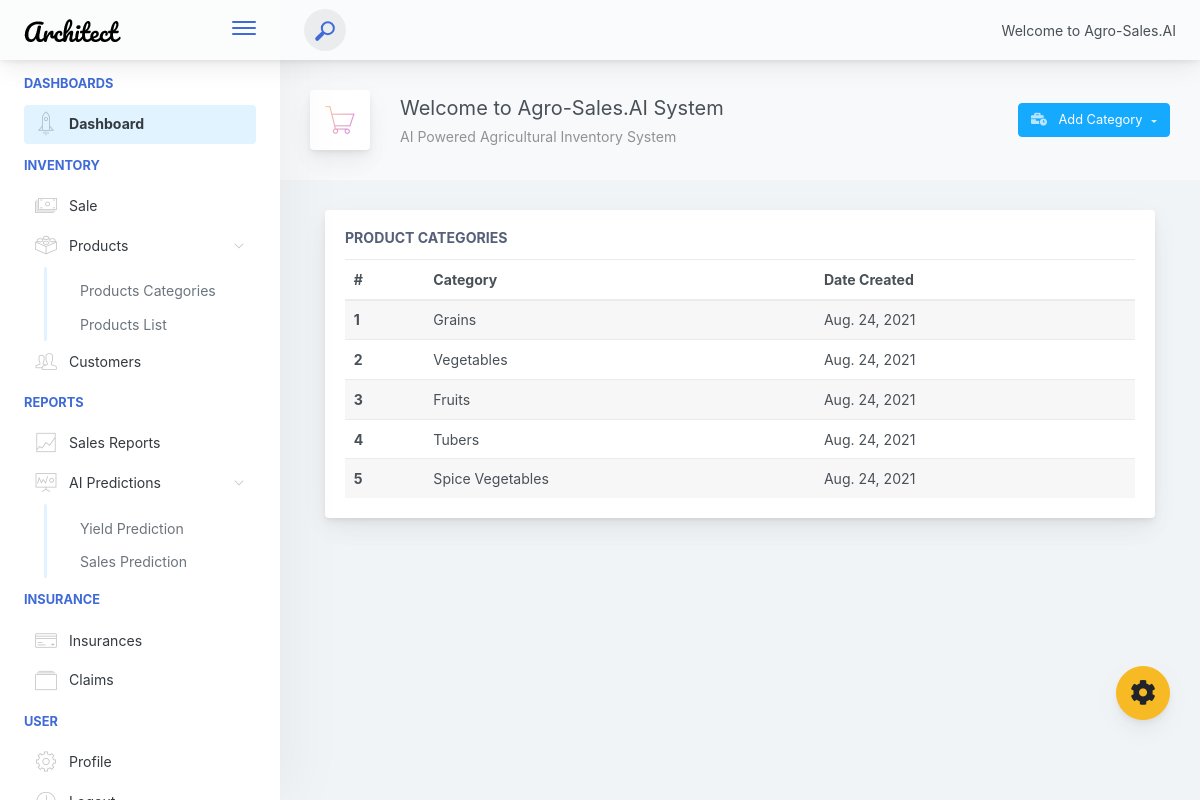
Before: /category with the older database file.
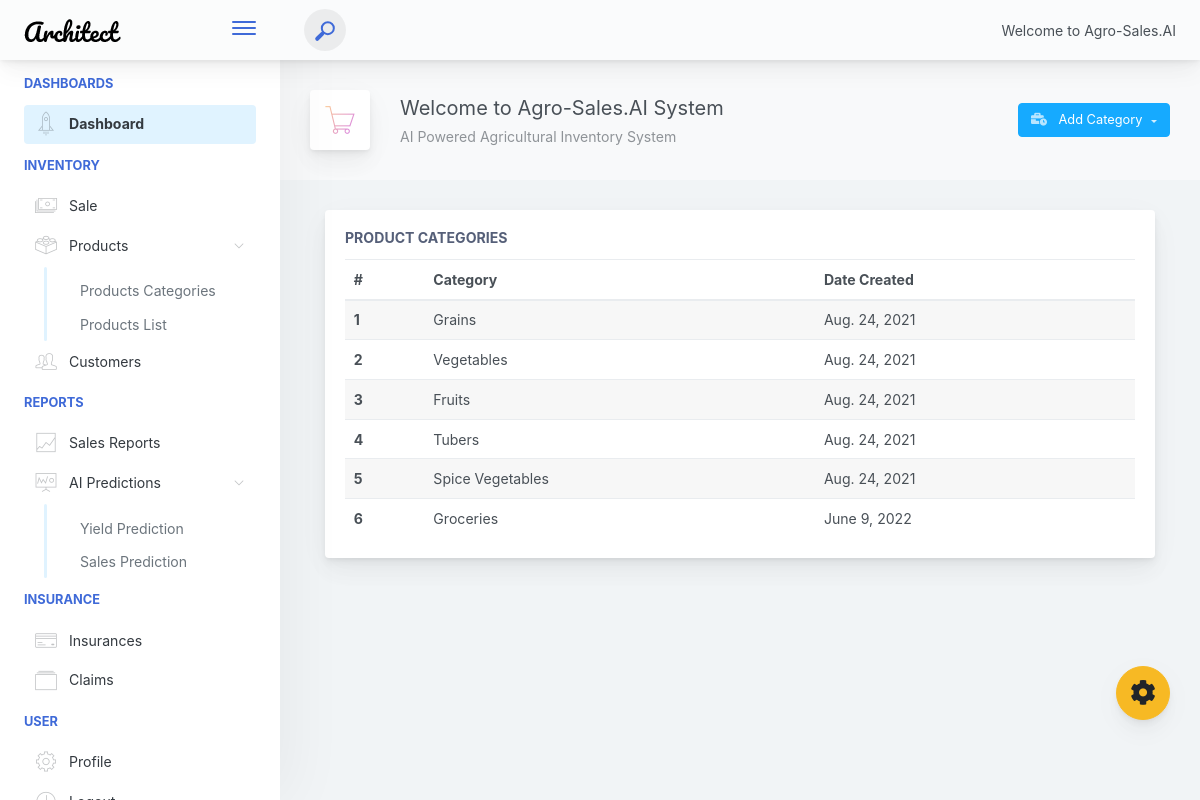
After: the same page with the newer database file.
### app/models.py (models this page shows, shortened)
class Category(models.Model):
    cat_name = models.CharField(max_length=50, null=True)
    date_created = models.DateField(auto_now_add=True)

### app/views.py (the view)
# urls.py: path('category', views.category, name='category'),
def category(request):
    categories = Category.objects.all()
    pagination = Paginator(categories, 10)
    page_num = request.GET.get('page')
    pag_obj = pagination.get_page(page_num)
    context = {'pag_obj':pag_obj, 'categories':  categories}
    return render(request, 'category.html', context)

### app/templates/category.html
{% extends 'header.html' %}
{% block content %}
{% include 'sidebar.html' %}
<div class="app-main__outer">
    <div class="app-main__inner">
        <div class="app-page-title">
            <div class="page-title-wrapper">
                <div class="page-title-heading">
                    <div class="page-title-icon">
                        <i class="pe-7s-cart icon-gradient bg-mean-fruit">
                        </i>
                    </div>
                    <div>Welcome to Agro-Sales.AI System
                        <div class="page-title-subheading">AI Powered Agricultural Inventory System
                        </div>
                    </div>
                </div>
                <div class="page-title-actions">
                    <a href="{% url 'add_category' %}">
                        <button type="button" aria-haspopup="true" aria-expanded="false"
                        class="btn-shadow dropdown-toggle btn btn-info">
                        <span class="btn-icon-wrapper pr-2 opacity-7">
                            <i class="fa fa-business-time fa-w-20"></i>
                        </span>
                        Add Category
                        </button>
                    </a>
                </div>
            </div>
        </div>
        <div class="col-lg-12">
            <div class="main-card mb-3 card">
                <div class="card-body">
                    <h5 class="card-title">Product Categories</h5>
                    <table class="mb-0 table table-striped" style="width: 100%;">
                        <thead>
                            <tr>
                                <th>#</th>
                                <th>Category</th>
                                <th>Date Created</th>
                            </tr>
                        </thead>
                        <tbody>
                            {% for c in categories %}
                            <tr>
                                <th scope="row">{{c.id}}</th>
                                <td>{{c.cat_name}}</td>
                                <td>{{c.date_created}}</td>
                            </tr>
                            {% endfor %}
                        </tbody>
                    </table>
                </div>
            </div>
        </div>
    </div>
</div>
{% endblock content %}

Changed rows visible on the page:
added Category: id "6", cat_name "Groceries", date_created "June 9, 2022"
